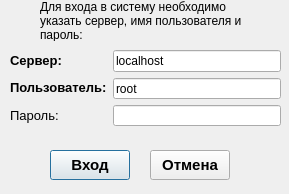
<?xml version="1.0" encoding="UTF-8"?>
<ui version="4.0">
 <class>SignIn</class>
 <widget class="QDialog" name="SignIn">
  <property name="geometry">
   <rect>
    <x>0</x>
    <y>0</y>
    <width>289</width>
    <height>194</height>
   </rect>
  </property>
  <property name="minimumSize">
   <size>
    <width>289</width>
    <height>194</height>
   </size>
  </property>
  <property name="maximumSize">
   <size>
    <width>289</width>
    <height>194</height>
   </size>
  </property>
  <property name="windowTitle">
   <string>Вход в систему</string>
  </property>
  <property name="windowOpacity">
   <double>1.000000000000000</double>
  </property>
  <widget class="QPushButton" name="ok_button">
   <property name="geometry">
    <rect>
     <x>50</x>
     <y>150</y>
     <width>80</width>
     <height>30</height>
    </rect>
   </property>
   <property name="font">
    <font>
     <pointsize>11</pointsize>
     <weight>75</weight>
     <italic>false</italic>
     <bold>true</bold>
    </font>
   </property>
   <property name="text">
    <string>Вход</string>
   </property>
  </widget>
  <widget class="QPushButton" name="cancel_button">
   <property name="geometry">
    <rect>
     <x>150</x>
     <y>150</y>
     <width>80</width>
     <height>30</height>
    </rect>
   </property>
   <property name="font">
    <font>
     <pointsize>11</pointsize>
     <weight>75</weight>
     <italic>false</italic>
     <bold>true</bold>
    </font>
   </property>
   <property name="text">
    <string>Отмена</string>
   </property>
  </widget>
  <widget class="QLabel" name="label">
   <property name="geometry">
    <rect>
     <x>40</x>
     <y>0</y>
     <width>221</width>
     <height>41</height>
    </rect>
   </property>
   <property name="text">
    <string>&lt;html&gt;&lt;head/&gt;&lt;body&gt;&lt;p&gt;Для входа в систему необходимо указать сервер, имя пользователя и пароль:&lt;/p&gt;&lt;/body&gt;&lt;/html&gt;</string>
   </property>
   <property name="wordWrap">
    <bool>true</bool>
   </property>
  </widget>
  <widget class="QWidget" name="layoutWidget">
   <property name="geometry">
    <rect>
     <x>10</x>
     <y>50</y>
     <width>271</width>
     <height>76</height>
    </rect>
   </property>
   <layout class="QHBoxLayout" name="horizontalLayout">
    <item>
     <layout class="QVBoxLayout" name="verticalLayout">
      <item>
       <widget class="QLabel" name="label_host">
        <property name="text">
         <string>&lt;html&gt;&lt;head/&gt;&lt;body&gt;&lt;p&gt;&lt;span style=&quot; font-size:10pt; font-weight:600;&quot;&gt;Сервер:&lt;/span&gt;&lt;/p&gt;&lt;/body&gt;&lt;/html&gt;</string>
        </property>
       </widget>
      </item>
      <item>
       <widget class="QLabel" name="label_user">
        <property name="text">
         <string>&lt;html&gt;&lt;head/&gt;&lt;body&gt;&lt;p&gt;&lt;span style=&quot; font-size:10pt; font-weight:600;&quot;&gt;Пользователь:&lt;/span&gt;&lt;/p&gt;&lt;/body&gt;&lt;/html&gt;</string>
        </property>
       </widget>
      </item>
      <item>
       <widget class="QLabel" name="label_password">
        <property name="text">
         <string>&lt;html&gt;&lt;head/&gt;&lt;body&gt;&lt;p&gt;&lt;span style=&quot; font-size:10pt;&quot;&gt;Пароль:&lt;/span&gt;&lt;/p&gt;&lt;/body&gt;&lt;/html&gt;</string>
        </property>
       </widget>
      </item>
     </layout>
    </item>
    <item>
     <layout class="QVBoxLayout" name="verticalLayout_2">
      <item>
       <widget class="QLineEdit" name="edit_host">
        <property name="text">
         <string>localhost</string>
        </property>
       </widget>
      </item>
      <item>
       <widget class="QLineEdit" name="edit_user">
        <property name="text">
         <string>root</string>
        </property>
       </widget>
      </item>
      <item>
       <widget class="QLineEdit" name="edit_password">
        <property name="echoMode">
         <enum>QLineEdit::Password</enum>
        </property>
       </widget>
      </item>
     </layout>
    </item>
   </layout>
  </widget>
 </widget>
 <resources/>
 <connections/>
</ui>
